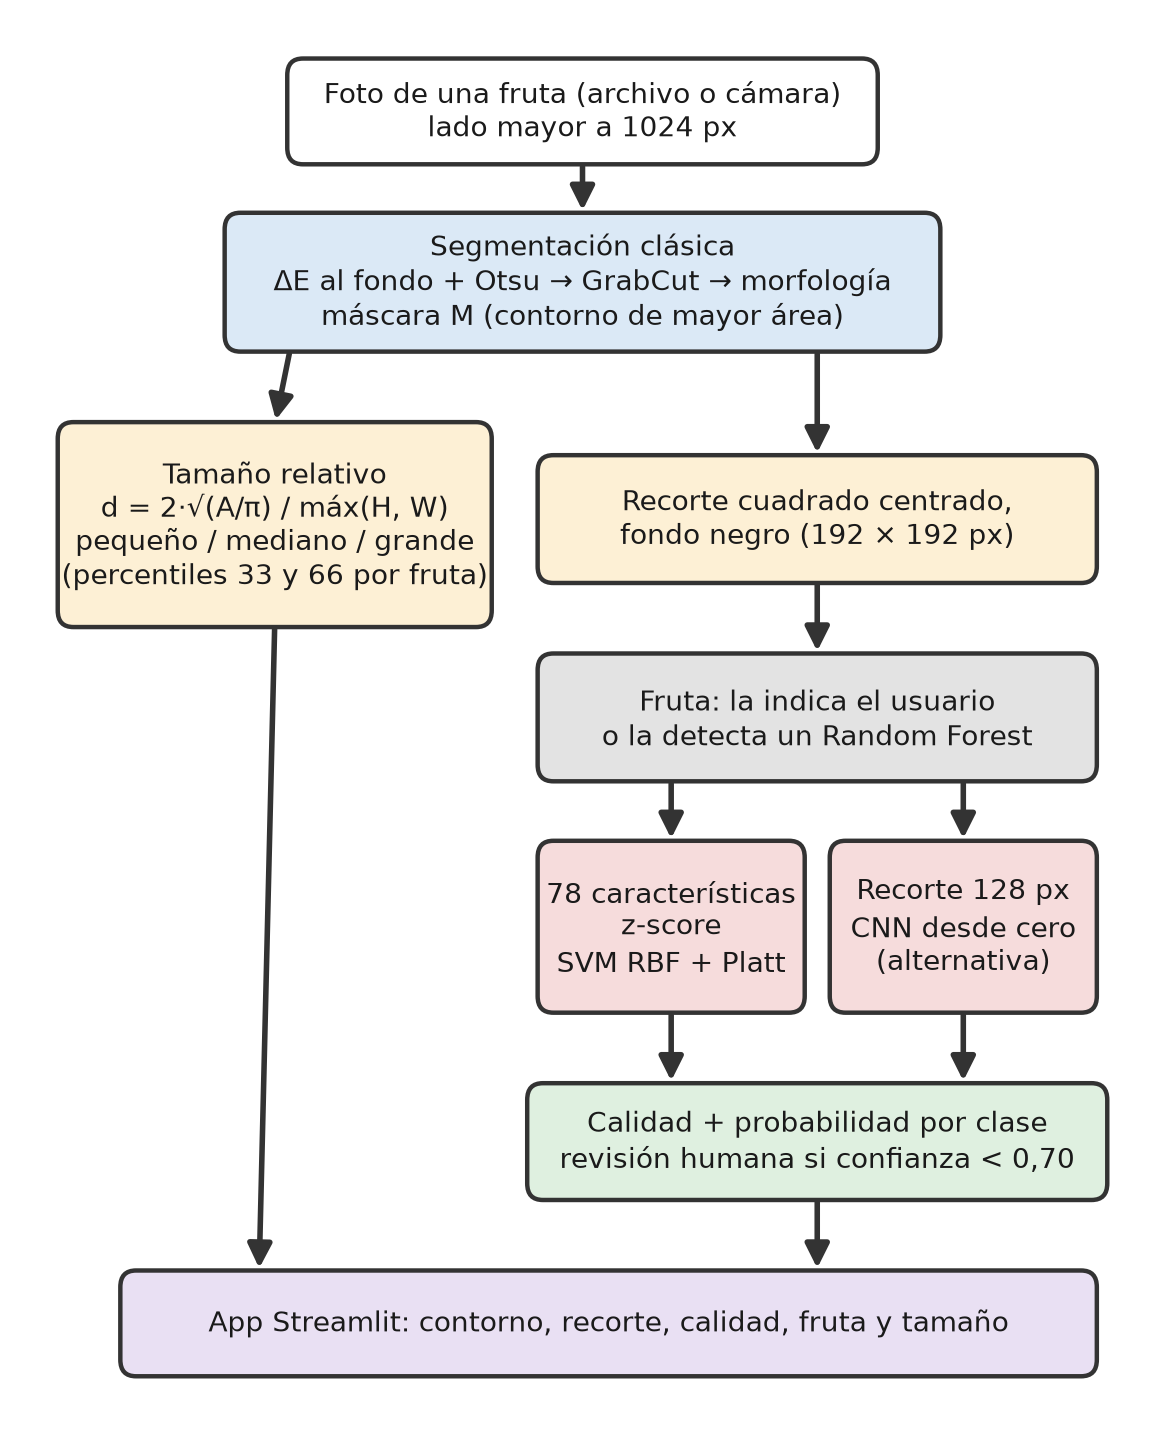

Write Python code to recreate this figure.
"""Genera el diagrama de bloques del sistema (SVG, PDF y PNG).

Tiene el ancho de una columna del informe IEEE. Es la fuente editable:
se cambian los textos de BLOQUES y se vuelve a correr.

Uso (desde la raíz del repo):
    python docs/diagramas/arquitectura.py
"""

from pathlib import Path

import matplotlib.pyplot as plt
from matplotlib.patches import FancyArrowPatch, FancyBboxPatch

SALIDA = Path(__file__).resolve().parent

AZUL, VERDE, AMARILLO, ROJO, GRIS = "#dbe9f6", "#dff0e0", "#fdf0d5", "#f6dcdc", "#e3e3e3"

# nombre: (x, y, ancho, alto, color, texto)
BLOQUES = {
    "foto": (2.2, 11.0, 5.6, 0.9, "white", "Foto de una fruta (archivo o cámara)\nlado mayor a 1024 px"),
    "seg": (1.6, 9.3, 6.8, 1.2, AZUL, "Segmentación clásica\nΔE al fondo + Otsu → GrabCut → morfología\nmáscara M (contorno de mayor área)"),
    "tam": (0.0, 6.8, 4.1, 1.8, AMARILLO, "Tamaño relativo\nd = 2·√(A/π) / máx(H, W)\npequeño / mediano / grande\n(percentiles 33 y 66 por fruta)"),
    "rec": (4.6, 7.2, 5.3, 1.1, AMARILLO, "Recorte cuadrado centrado,\nfondo negro (192 × 192 px)"),
    "fruta": (4.6, 5.4, 5.3, 1.1, GRIS, "Fruta: la indica el usuario\no la detecta un Random Forest"),
    "svm": (4.6, 3.3, 2.5, 1.5, ROJO, "78 características\nz-score\nSVM RBF + Platt"),
    "cnn": (7.4, 3.3, 2.5, 1.5, ROJO, "Recorte 128 px\nCNN desde cero\n(alternativa)"),
    "cal": (4.5, 1.6, 5.5, 1.0, VERDE, "Calidad + probabilidad por clase\nrevisión humana si confianza < 0,70"),
    "app": (0.6, 0.0, 9.3, 0.9, "#e9e0f3", "App Streamlit: contorno, recorte, calidad, fruta y tamaño"),
}


def borde(n, lado):
    x, y, w, h, *_ = BLOQUES[n]
    return {"arriba": (x + w / 2, y + h), "abajo": (x + w / 2, y),
            "izq": (x, y + h / 2), "der": (x + w, y + h / 2)}[lado]


def flecha(ax, p0, p1):
    ax.add_patch(FancyArrowPatch(p0, p1, arrowstyle="-|>", mutation_scale=9, lw=1.0, color="#333333",
                                 shrinkA=1, shrinkB=1))


def dibujar():
    fig, ax = plt.subplots(figsize=(3.5, 4.4))
    ax.set_xlim(-0.2, 10.2)
    ax.set_ylim(-0.2, 12.1)
    ax.axis("off")

    for x, y, w, h, color, texto in BLOQUES.values():
        ax.add_patch(FancyBboxPatch((x, y), w, h, boxstyle="round,pad=0.03,rounding_size=0.15",
                                    fc=color, ec="#333333", lw=0.8))
        ax.text(x + w / 2, y + h / 2, texto, ha="center", va="center", fontsize=5.0,
                color="#1a1a1a", linespacing=1.25)

    flecha(ax, borde("foto", "abajo"), borde("seg", "arriba"))
    # de la máscara salen el tamaño y el recorte
    _, ys = borde("seg", "abajo")
    flecha(ax, (2.2, ys), borde("tam", "arriba"))
    flecha(ax, (7.25, ys), borde("rec", "arriba"))
    flecha(ax, borde("rec", "abajo"), borde("fruta", "arriba"))
    flecha(ax, (5.85, BLOQUES["fruta"][1]), borde("svm", "arriba"))
    flecha(ax, (8.65, BLOQUES["fruta"][1]), borde("cnn", "arriba"))
    flecha(ax, borde("svm", "abajo"), (5.85, BLOQUES["cal"][1] + BLOQUES["cal"][3]))
    flecha(ax, borde("cnn", "abajo"), (8.65, BLOQUES["cal"][1] + BLOQUES["cal"][3]))
    flecha(ax, borde("cal", "abajo"), (7.25, BLOQUES["app"][1] + BLOQUES["app"][3]))
    flecha(ax, borde("tam", "abajo"), (1.9, BLOQUES["app"][1] + BLOQUES["app"][3]))

    for ext in ("svg", "pdf", "png"):
        fig.savefig(SALIDA / f"arquitectura.{ext}", bbox_inches="tight", dpi=400 if ext == "png" else None)
    plt.close(fig)
    print(f"Diagrama guardado en {SALIDA}")


if __name__ == "__main__":
    dibujar()
